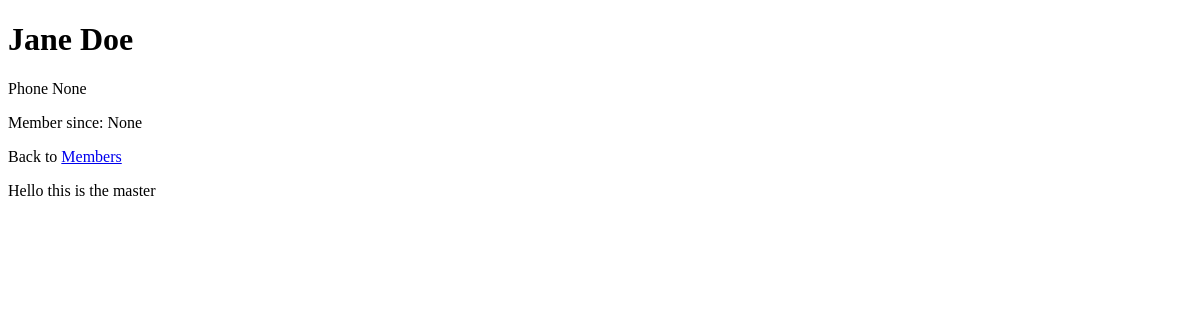
The page /members/details/6 on the database as committed earlier.
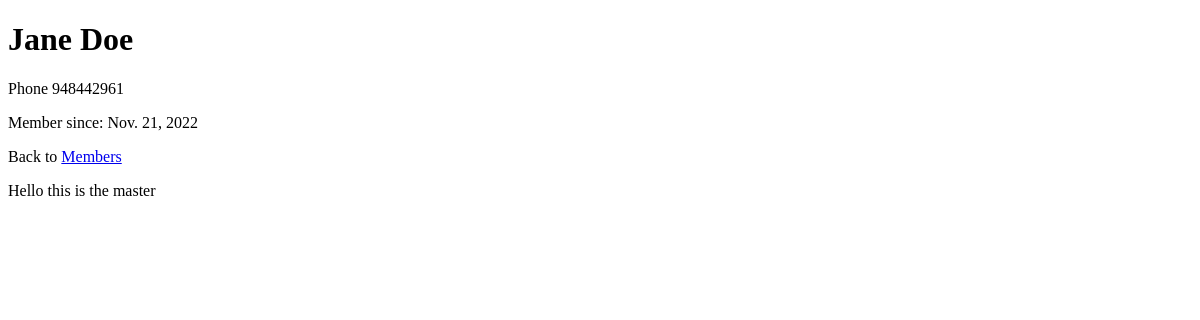
The same page on the database as committed later.
### members/models.py (models this page shows, shortened)
class Member(models.Model):
    firstname = models.CharField(max_length=255)
    lastname = models.CharField(max_length=255)
    phone = models.IntegerField(null=True)
    joined_date = models.DateField(null=True)

### members/views.py (the view)
# urls.py: path('members/details/<int:id>', views.details),
def details(request, id):
    mymember = Member.objects.get(id=id)
    template = loader.get_template('details.html')
    context = {
        'mymember': mymember,
    }
    return HttpResponse(template.render(context, request))

### members/templates/details.html (shortened to what this page needs)
{% extends "master.html" %}
{% block content %}
  <h1>{{ mymember.firstname }} {{ mymember.lastname }}</h1>
  <p>Phone {{ mymember.phone }}</p>
  <p>Member since: {{ mymember.joined_date }}</p>
  <p>Back to <a href="/members">Members</a></p>
{% endblock %}

Rows that differ between the two databases and show on the page:
changed Member "Jane": phone "None" → "948442961"; joined_date "None" → "Nov. 21, 2022"
